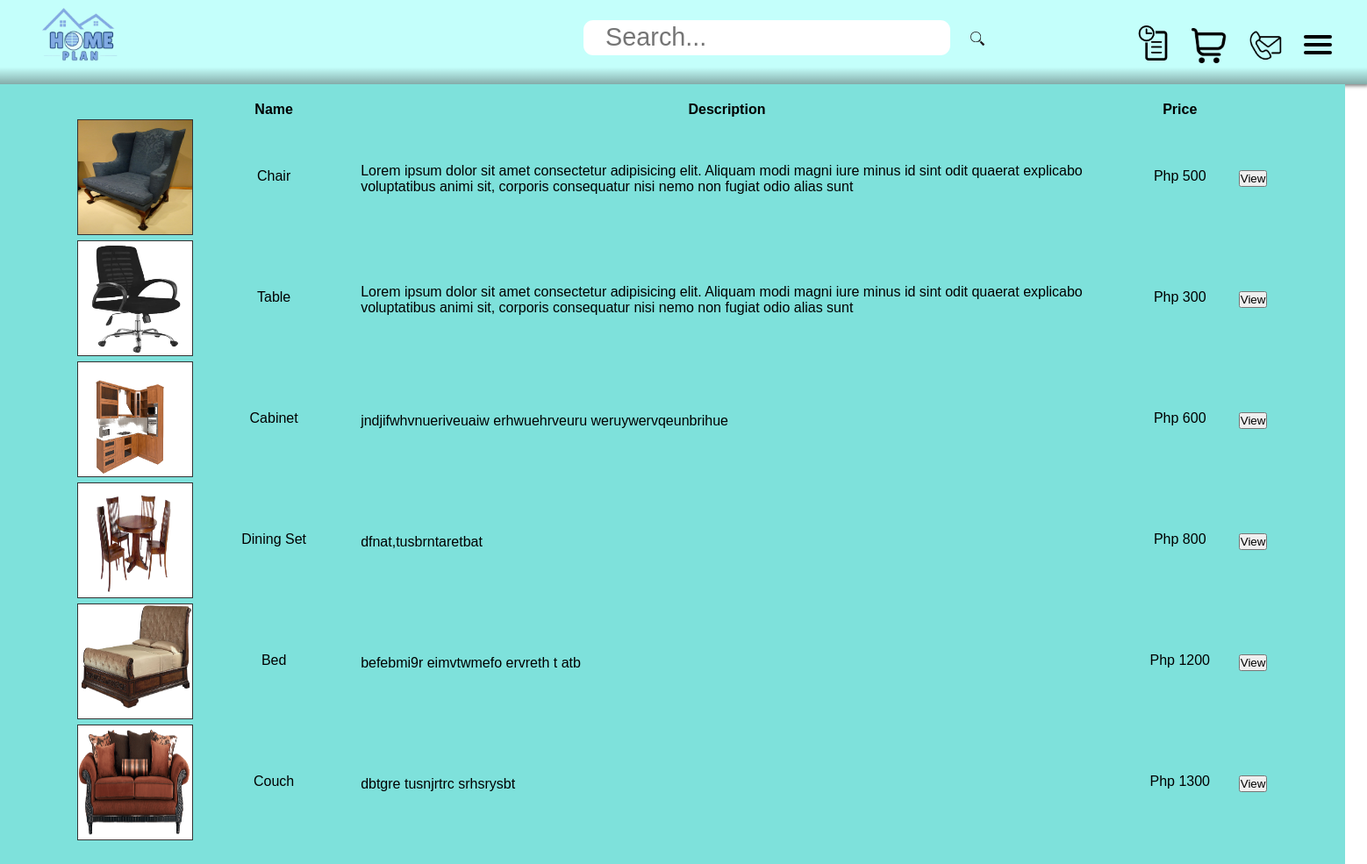
Page /Home.php?userlogid=4 on the committed database.
### tables this page shows
CREATE TABLE `product` (
  `ID` int(8) NOT NULL,
  `PROD_IMG` varchar(25) NOT NULL,
  `PROD_NAME` varchar(100) NOT NULL,
  `PROD_DESC` text NOT NULL,
  `PROD_PRICE` bigint(20) NOT NULL,
  `PROD_QUANTITY` int(11) NOT NULL
);

### Database.php (called while the page is built, shortened)
<?php
class db{
    function setconnection(){
        try{
            $this->connection=new PDO("mysql:host=localhost; dbname=cis2104_finalproject_db", "root", "");
        } catch(PDOException $e){
            echo "Error";
        }
    }
}
?>

### Data.php (called while the page is built, shortened)
<?php
include("Database.php");
class data extends db {
    function getSearchProd($userSearch){
        $q = "SELECT * FROM `product` WHERE `PROD_NAME` LIKE '%$userSearch%'";
        $USearch = $this->connection->query($q);
        return $USearch;
    }
}
?>

### Home.php (the view, shortened to what this page needs)
<?php
    include("Data.php");
    $userLoginID = $_SESSION["userid"] = $_GET["userlogid"];
?>
<!DOCTYPE html>
<html lang="en">
<head>
    <link rel="stylesheet" type="text/css" href="CSS_Files/Web_Style.css">
</head>
<body>
    <div class="display_head">
        <div class="logo">
            <?php
                $displays = "<a href='Home.php?userlogid=$userLoginID' class='logo-image'><img src='images/logo/logo.png' id='logo-image' ></a>";
                echo $displays;
            ?>
        </div>
        <div class="search-bar" >
            <form action="Home.php" method="GET" id="search-form">
                <input id="search" name="userSearch" class="search-text" type="text" placeholder="Search..." />
                <button id="search" class="search-button" type="submit"><img src="images/icons/search-icon.png" id="search-icon"></button>
            </form>
        </div>
        <div class="icons">
            <div class="record">
                <a href="Purchase-History.php?userid=<?php echo $userLoginID?>"><img src="images/icons/purchase_record-icon.png" class="user-icons" ></a>
            </div>
            <div class="chart">
                <a href="Chart.php?userid=<?php echo $userLoginID?>"><img src="images/icons/chart-icon.png" class="user-icons" ></a>
            </div>
            <div class="contact">
                <a href="ContactUs.php?userid=<?php echo $userLoginID?>"><img src="images/icons/contacts-icon.png" class="user-icons"></a>
            </div>
            <div>
                <nav role='navigation'>
                    <div id="menuToggle">
                        <span></span>
                        <span></span>
                        <span></span>
                    </div>
                </nav>
            </div>
        </div>
    </div>
    <?php
        $userSearch = "";
        $obj = new data;
        $obj->setconnection();
        $obj->getSearchProd($userSearch);
        $returnObj = $obj->getSearchProd($userSearch);
        $tableSearch = "<table class='prod-listDisplay'>
            <tr>
                <th></th>
                <th>Name</th>
                <th>Description</th>
                <th>Price</th>
                <th></th>
            </tr>";
            foreach($returnObj as $row){
                $tableSearch.="<tr>";
                $tableSearch.="<td class='td_img_lenght' ><img src='images/product_img/$row[1]'id='prod-imgSize'></td>";
                $tableSearch.="<td id='prod-name'>$row[2]</td>";
                $tableSearch.="<td id='prod-desc'>$row[3]</td>";
                $tableSearch.="<td id='prod-price'>Php $row[4]</td>";
                $tableSearch.="<td><a href='Product.php?prodid=$row[0]&userid=$userLoginID'><button type='button' class='btn btn-primary'>View</button></a></td>";
                $tableSearch.="</tr>";
            }
        $tableSearch.="</a></table>";
    ?>
    <div class="display_body">
        <div class="prod-display">
            <br>
            <?php
                echo $tableSearch;
            ?>
        </div>
    </div>
</body>
</html>

### CSS_Files/Web_Style.css (style rules this page uses)
* { margin: 0%; padding: 0%; font-family: Arial, Helvetica, sans-serif; list-style: none; text-decoration: none; }
.display_head { background: linear-gradient(360deg, rgba(0, 0, 0, 0.5) -10.95%, rgba(0, 0, 0, 0) 20.24%), rgba(188, 255, 251, 0.87); display: flex; max-height: 100%; width: auto; box-shadow: 2px 2px 4px rgba(0, 0, 0, 0.5); overflow: hidden; }
.logo { display: flex; width: 15%; }
.logo-image { padding-left: 20%; cursor: pointer; }
#logo-image { max-width:50%; height: auto; }
.search-bar { display: flex; justify-content: flex-end; width: 60%; }
#search-form { display: flex; margin-top: 2.5%; position: relative; width: 30rem; height: 2.5rem; border-radius: 0.7rem; }
#search { height: 2.5rem; border: 0; font-size: 1.8rem; }
#search-icon { max-width: 1rem; height: auto; }
.search-text { width: 100%; background: #fff; padding: 0 1.6rem; border-radius: 0.7rem; }
.search-button { border-radius: 0.7rem 0.7rem ; background: transparent; width: 5rem; cursor: pointer; }
.icons { margin: 0 1rem; display: block; width: 25%; }
.user-icons { max-width: 2.5rem; height: auto; }
.record { position: absolute; top: 1.8rem; right: 14rem; }
.chart { position: absolute; top: 2rem; right: 10rem; }
.contact { position: absolute; top: 2rem; right: 6rem; }
#menuToggle { display: block; position: absolute; top: 2.5rem; right: 2.5rem; z-index: 1; -webkit-user-select: none; user-select: none; }
#menuToggle span { display: block; width: 2rem; height: 4px; margin-bottom: 5px; position: relative; background: #000000; border-radius: 3px; z-index: 1; transform-origin: 4px 0px; transition: transform 0.5s cubic-bezier(0.77,0.2,0.05,1.0), background 0.5s cubic-bezier(0.77,0.2,0.05,1.0), opacity 0.55s ease; }
#menuToggle span:nth-last-child(2) { transform-origin: 0% 100%; }
.display_body { background: #7EE1DB; height: 1000px; width: 95.8rem; display: flex; justify-content: center; }
.prod-listDisplay { width: 85rem; }
.td_img_lenght { width: 10rem; }
#prod-imgSize { width: 130px; height: 130px; border: 1px solid #333333; background-color: white; }
#prod-name { display: flex; justify-content: center; margin-top: 3.5rem; width: 130px; }
#prod-desc { width: 60rem; padding-left: 2rem; }
#prod-price { width: 130px; display: flex; justify-content: center; margin-top: 3.5rem; }
html, body { overflow-x: hidden; }

### rows in the picture
product: PROD_IMG (picture), PROD_NAME "Chair", PROD_DESC "Lorem ipsum dolor sit amet consectetur adipisicing elit. Aliquam modi magni iure minus id sint odit quaerat explicabo voluptatibus animi sit, corporis consequatur nisi nemo non fugiat odio alias sunt", PROD_PRICE "500"
product: PROD_IMG (picture), PROD_NAME "Table", PROD_DESC "Lorem ipsum dolor sit amet consectetur adipisicing elit. Aliquam modi magni iure minus id sint odit quaerat explicabo voluptatibus animi sit, corporis consequatur nisi nemo non fugiat odio alias sunt", PROD_PRICE "300"
product: PROD_IMG (picture), PROD_NAME "Cabinet", PROD_DESC "jndjifwhvnueriveuaiw erhwuehrveuru weruywervqeunbrihue", PROD_PRICE "600"
product: PROD_IMG (picture), PROD_NAME "Dining Set", PROD_DESC "dfnat,tusbrntaretbat", PROD_PRICE "800"
product: PROD_IMG (picture), PROD_NAME "Bed", PROD_DESC "befebmi9r eimvtwmefo ervreth t atb", PROD_PRICE "1200"
product: PROD_IMG (picture), PROD_NAME "Couch", PROD_DESC "dbtgre tusnjrtrc srhsrysbt", PROD_PRICE "1300"
